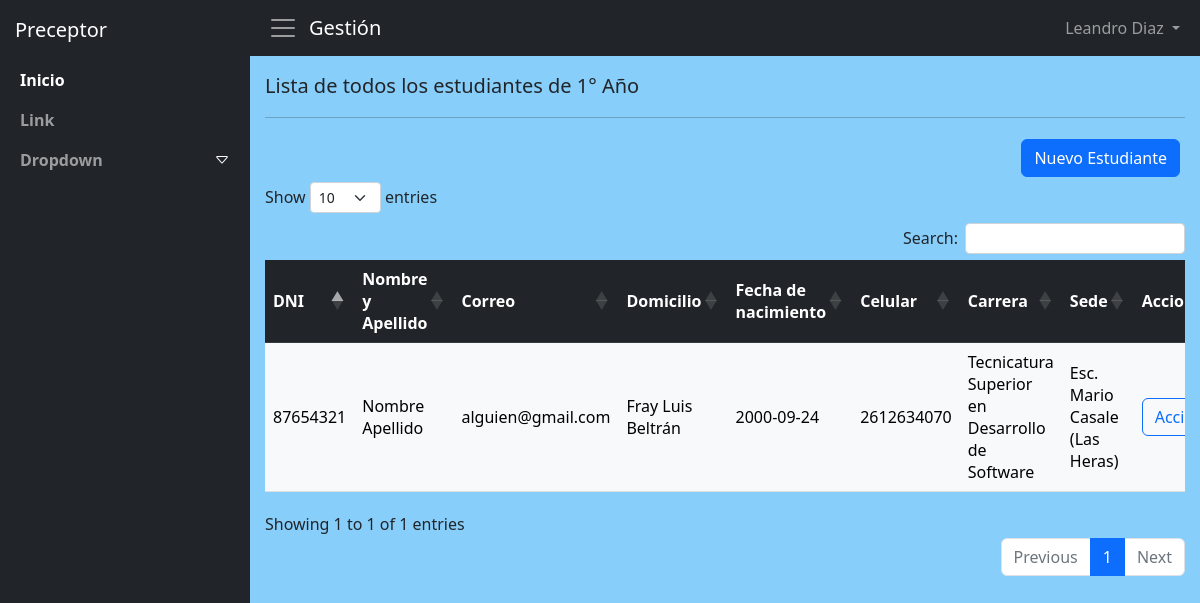
Page /vAdmin/index.php?accion=listarEstudiantes&anio=1&sede=3000 (signed in) on the committed database.
### tables this page shows
CREATE TABLE `usuario` (
  `dni` int(11) NOT NULL,
  `nombre` varchar(70) DEFAULT NULL,
  `apellido` varchar(70) DEFAULT NULL,
  `correo` varchar(70) DEFAULT NULL,
  `usuario` varchar(45) DEFAULT NULL,
  `contraseña` varchar(200) DEFAULT NULL,
  `domicilio` varchar(200) DEFAULT NULL,
  `codigoPostal` int(11) DEFAULT NULL,
  `lugarNac` varchar(200) DEFAULT NULL,
  `fechaNac` date DEFAULT NULL,
  `celular` varchar(45) DEFAULT NULL,
  `idRol` int(11) DEFAULT NULL,
  `codPostal2` int(11) DEFAULT NULL
);

CREATE TABLE `carrera` (
  `codigo` int(11) NOT NULL,
  `nombre` varchar(100) DEFAULT NULL,
  `resolucion` varchar(45) DEFAULT NULL,
  `duracion` int(11) DEFAULT NULL
);

### controlador/c_gestion.php (called while the page is built, shortened)
<?php
class ControladorGestion
{
    public function listarEstudiantesContr($anioCursado, $codSede)
    {
        require('../modelo/m_consultas.php');
        $co = new Consultas();
        $listaEstudiantes = $co->listarEstudiantes($anioCursado, $codSede);
        $anio = $anioCursado;
        require('libreria.php');
        require('header.php');
        require('listarEstudiantes.php');
    }
}

### modelo/m_consultas.php (called while the page is built, shortened)
<?php
class Consultas extends Conexion
{
    public function listarEstudiantes($anio, $codSede)
    {
        try {
            $listEstudiantes = [];
            $link = parent::Conexion();
            $sql = "SELECT u.dni, concat(u.nombre, ' ', u.apellido) as nombre_apellido, u.correo, u.domicilio, u.fechaNac, u.celular, c.nombre, concat(s.nombre, ' (', d.nombre, ')') as sede
                from usuario u, estudiante e, usuario_carrera uc, carrera c, sede s, usuario_sede us, sede_carrera sc, departamentos d
                where u.dni = e.dni and e.idAnioCursado3 = '$anio'
                and u.dni = uc.dniUsuario3 and uc.codigoCarrera = c.codigo
                and u.dni = us.dniUsuario4 and us.codigoSede3 = s.codigo
                and s.codigo = sc.codigoSede and sc.codigoCarrera3 = c.codigo and s.codigo = '$codSede'
                and s.codPostal3 = d.codPostal";
            $result = mysqli_query($link, $sql);
            $i = 0;
            while ($col = mysqli_fetch_row($result)) {
                $listEstudiantes[$i] = $col;
                $i++;
            }
        } catch (Exception $e) {
            die($e->getMessage());
        }
        return $listEstudiantes;
    }
}

### vAdmin/listarEstudiantes.php (the view, shortened to what this page needs)
<?php
if (isset($_SESSION['username']['usuario']) && isset($_SESSION['rol'])) {
    if ($_SESSION['rol'] == 2 || $_SESSION['rol'] == 3) {
?>
        <!DOCTYPE html>
        <html lang="en">
        <head>
        </head>
        <body>
            <section id="container">
                <p class="fs-5">Lista de todos los estudiantes de <?php echo $anio; ?>° Año</p>
                <hr>
                <div class="table-responsive" id="tPrincipal">
                    <div id="nuevoEstudiante">
                        <a class="btn btn-primary" href="index.php?accion=agregarUsuario">Nuevo Estudiante</a>
                    </div>
                    <table class="table table-hover table-light" id="tablaDinamicaLoad">
                        <thead class="table-dark">
                            <tr>
                                <th>DNI</th>
                                <th>Nombre y Apellido</th>
                                <th>Correo</th>
                                <th>Domicilio</th>
                                <th>Fecha de nacimiento</th>
                                <th>Celular</th>
                                <th>Carrera</th>
                                <th>Sede</th>
                                <th>Accion</th>
                            </tr>
                        </thead>
                        <tbody>
                            <?php
                            foreach ($listaEstudiantes as $registro) {
                            ?>
                                <tr>
                                    <td><?php echo $registro[0] ?></td>
                                    <td><?php echo $registro[1] ?></td>
                                    <td><?php echo $registro[2] ?></td>
                                    <td><?php echo $registro[3] ?></td>
                                    <td><?php echo $registro[4] ?></td>
                                    <td><?php echo $registro[5] ?></td>
                                    <td><?php echo $registro[6] ?></td>
                                    <td><?php echo $registro[7] ?></td>
                                    <td id="accion">
                                        <div class="btn-group" role="group">
                                            <button id="btnGroupDrop1" type="button" class="btn btn-outline-primary dropdown-toggle" data-bs-toggle="dropdown" aria-expanded="false">
                                                Acción
                                            </button>
                                        </div>
                                    </td>
                                </tr>
                            <?php
                            }
                            ?>
                        </tbody>
                    </table>
                </div>
            </section>
        </body>
        </html>
<?php
    }
}
?>

### vAdmin/index.php (shortened to what this page needs)
<?php
$accion = $_GET['accion'];
switch ($accion) {
    case 'listarEstudiantes':
        $anioCursado = $_GET['anio'];
        $codSede = $_GET['sede'];
        require('../controlador/c_gestion.php');
        $controlador = new ControladorGestion();
        $controlador->listarEstudiantesContr($anioCursado, $codSede);
        break;
}

### vAdmin/libreria.php (shortened to what this page needs)
<link href="https://cdn.jsdelivr.net/npm/bootstrap@5.2.0-beta1/dist/css/bootstrap.min.css" rel="stylesheet">
<link rel="stylesheet" href="https://cdn.jsdelivr.net/npm/bootstrap-icons@1.8.2/font/bootstrap-icons.css">
<link rel="stylesheet" href="https://cdn.datatables.net/1.12.1/css/dataTables.bootstrap5.min.css">
<link rel="stylesheet" href="https://cdn.datatables.net/buttons/2.2.2/css/buttons.dataTables.min.css">
<link href="https://cdn.jsdelivr.net/npm/select2@4.1.0-rc.0/dist/css/select2.min.css" rel="stylesheet" />

### vAdmin/header.php (shortened to what this page needs)
<!DOCTYPE html>
<html lang="en">
<head>
</head>
<body>
    <nav id="navHeader" class="navbar navbar-expand-lg navbar-dark bg-dark fixed-top header">
        <div class="container-fluid">
            <div id="buttonText">
                <button type="button">
                    <span id="iconToggle" class="navbar-toggler-icon"></span>
                </button>
                <a class="navbar-brand" href="#" style="margin-left: 5px;">Gestión</a>
            </div>
            <ul class="navbar-nav settingsUser">
                <li class="nav-item dropdown">
                    <a class="nav-link dropdown-toggle" href="#" id="navbarDarkDropdownMenuLink" role="button" data-bs-toggle="dropdown" aria-expanded="false">
                        <?php echo $_SESSION['username']['datosUser']; ?>
                    </a>
                </li>
            </ul>
        </div>
    </nav>
    <nav id="navSidebar" class="navbar-dark bg-dark fixed-top sidebar">
        <div id="txtRol">
            <?php
            if ($_SESSION['rol'] == 2) {
            ?>
                <p class="fs-5" style="margin-bottom: 0 !important;">Preceptor</p>
            <?php
            } else if ($_SESSION['rol'] == 3) {
            ?>
                <p class="fs-5" style="margin-bottom: 0 !important;">Admin</p>
            <?php
            }
            ?>
        </div>
        <ul class="navbar-nav bg-dark">
            <li class="nav-item">
                <a class="nav-link active" aria-current="page" href="gestion.php">Inicio</a>
            </li>
            <li class="nav-item">
                <a class="nav-link" href="#">Link</a>
            </li>
            <li class="nav-item">
                <a class="nav-link" role="button" id="showMenu">
                    Dropdown
                    <i class="bi bi-caret-down"></i>
                </a>
            </li>
        </ul>
    </nav>
</body>
</html>

### vAdmin/header.php (style rules this page uses)
.header { margin-left: 250px; transition: 0.2s all; }
#buttonText { display: flex; align-items: center; }
#buttonText span { padding: 15px; }
#buttonText button { color: white; border-radius: 5px; transition: 0.1s all; background-color: transparent; border: none; }
.sidebar { width: 250px; height: 100%; color: white; transition: 0.2s all; }
.sidebar #txtRol { padding: 15px; }
.sidebar a { padding-left: 20px; padding-right: 20px; font-weight: bold; display: flex; justify-content: space-between; align-items: center; }
.sidebar i { color: white; }
section { margin-left: 250px; margin-top: 56px; transition: 0.2s all; }

### vAdmin/listarEstudiantes.php (style rules this page uses)
body { background-color: lightskyblue; }
section { padding: 15px; }
p { margin-bottom: 0 !important; }
#nuevoEstudiante { display: flex; justify-content: flex-end; margin: 5px; }
th, td { vertical-align: middle; }
table #accion { text-align: center; }

### rows in the picture
usuario: dni "87654321", registro "Nombre Apellido", correo "alguien@gmail.com", domicilio "Fray Luis Beltrán", fechaNac "2000-09-24", celular "2612634070", carrera.nombre "Tecnicatura Superior en Desarrollo de Software", registro "Esc. Mario Casale (Las Heras)"

### other values in the picture
$_SESSION['username']['datosUser'] "Leandro Diaz"
$anio "1"
